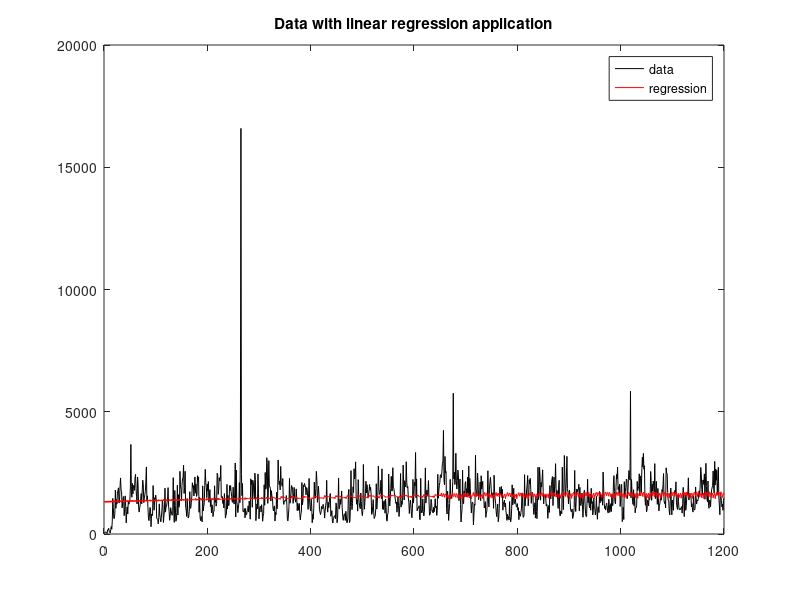
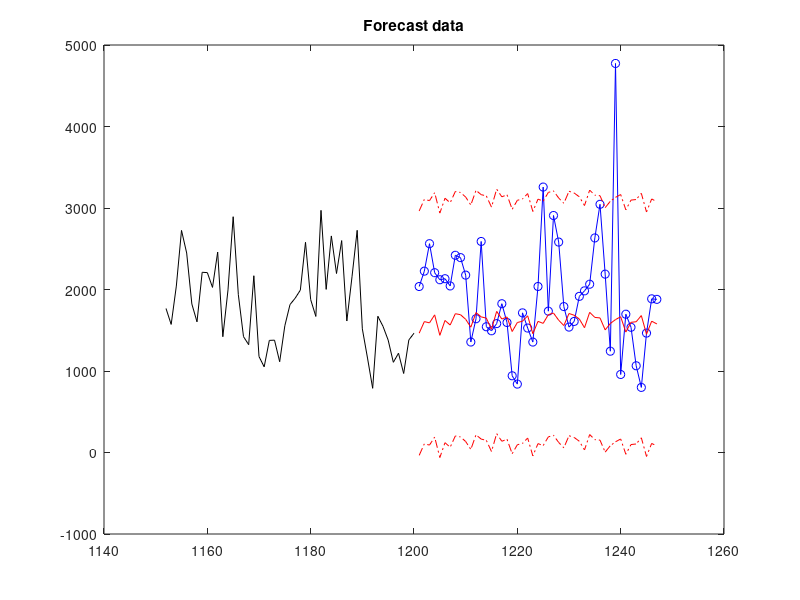

Here is the MATLAB script that generated these plots, in order:
close all;
clear all;
%load dataset with 1248 elements
data = load('dataset.mat');


y = double(data.values');


% 95% prediction interval
alpha = 0.95;


%number of observations for training set
nob = 1200;
t = [1:nob]';

%apply linear regression with (d+5) parameters, d+1 for polynomial terms
%and 4 for harmonics (sin and cos with T=T_A and T=T_B respectively)
d = 2;
T_A = 1;
T_B = 2;

X=zeros(nob, d+5);

for k = 1:d+1
  X(:,k)=t.^(k-1);
end

X(:,d+2)=cos(2*pi*t/T_A);
X(:,d+3)=sin(2*pi*t/T_A);
X(:,d+4)=cos(2*pi*t/T_B);
X(:,d+5)=sin(2*pi*t/T_B);

%find coefficient values of linear regression
[b,bint,r,rint,stats] = regress(y(1:nob), X, alpha);

t= [1:length(y)]';
%apply the linear regression
yreg = zeros(length(y));
for k = 1:d+1
  yreg = yreg + b(k) * t.^(k-1);
end

yreg = yreg + b(d+2) * cos(2*pi*t/T_A) + b(d+3) * sin(2*pi*t/T_A);
yreg = yreg + b(d+4) * cos(2*pi*t/T_B) + b(d+5) * sin(2*pi*t/T_B);

%plot original data and linear regression at the same figure
figure
plot(t(1:nob), y(1:nob), 'k')
hold
plot(t(1:nob), yreg(1:nob), 'r')
hold off
legend('data', 'regression')
title('Data with linear regression application')
npast=48;

% compute the mean squared error of the predictions obtained from the linear regression model

mse = sum(r.^2)/nob;

display(mse);

%find prediction intervals
%Cf. slide 22, equation 5.4 and slide 17,
cint = norminv((1+alpha)/2)*sqrt(sum(r.^2)/(nob - d - 5));

%apply forecasting
figure
plot(t(nob-npast:nob), y(nob-npast:nob), 'k')

% plot the original test dataset, the point predictions and the prediction intervals at the same figure
hold on
plot(t(nob+1:length(y)), y(nob+1:length(y)), 'o-b')
plot(t(nob+1:length(yreg)), yreg(nob+1:length(yreg)), 'r')
plot(t(nob+1:length(yreg)), yreg(nob+1:length(yreg))+cint, 'r-.')
plot(t(nob+1:length(yreg)), yreg(nob+1:length(yreg))-cint, 'r-.')
title('Forecast data')
hold off


% compute the CRPS metric for each prediction
for k=nob+1:length(y)
    mu(k-nob)=yreg(k);
    sigma(k-nob)=cint/norminv((1+alpha)/2);
end


for k=nob+1:length(y)
 ans=(y(k)-mu(k-nob))/sigma(k-nob);
 crps(k-nob)=sigma(k-nob)*(ans*(2*normcdf(ans)-1)+2*normpdf(ans)-1/sqrt(pi));
end

medianCRPS=median(crps);
display(medianCRPS);
